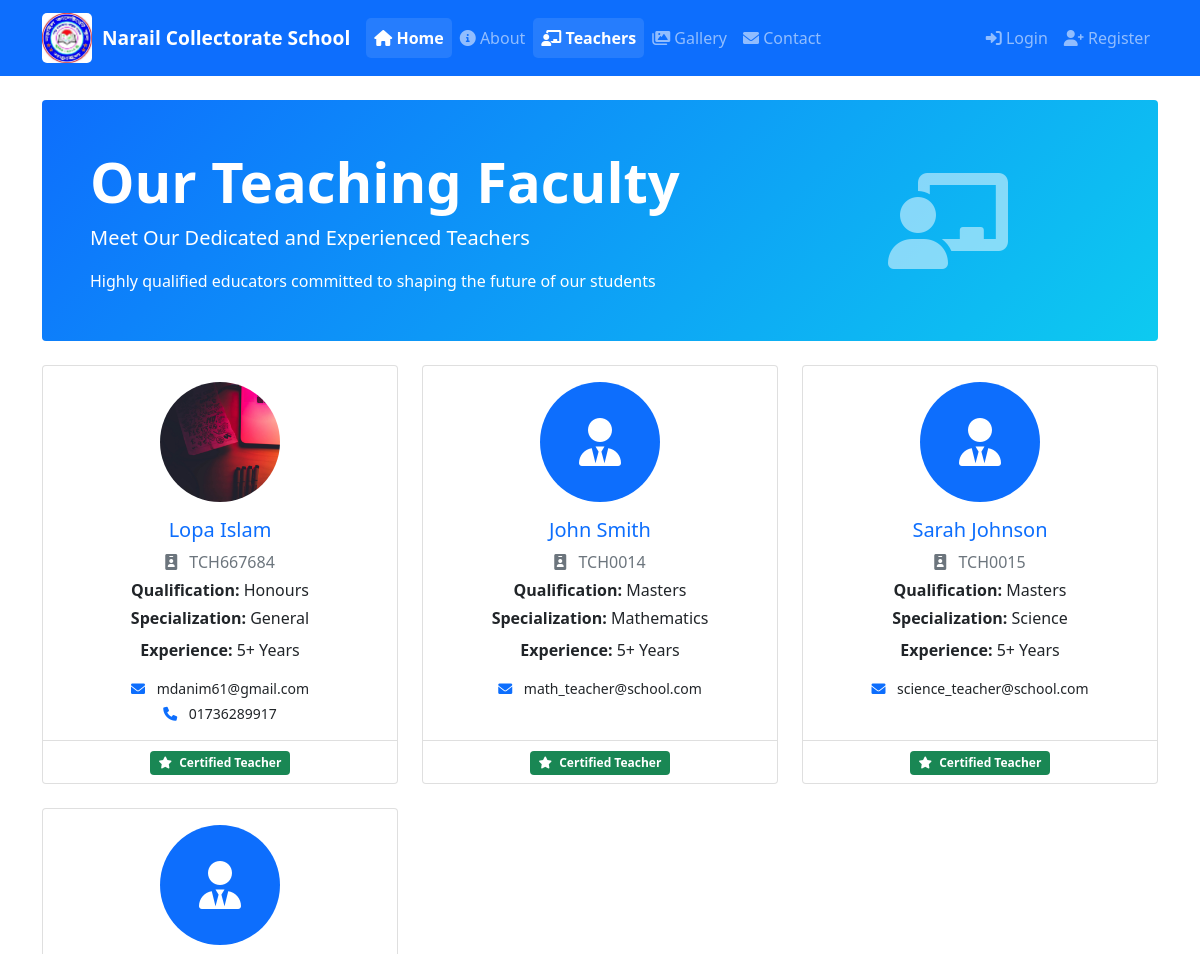
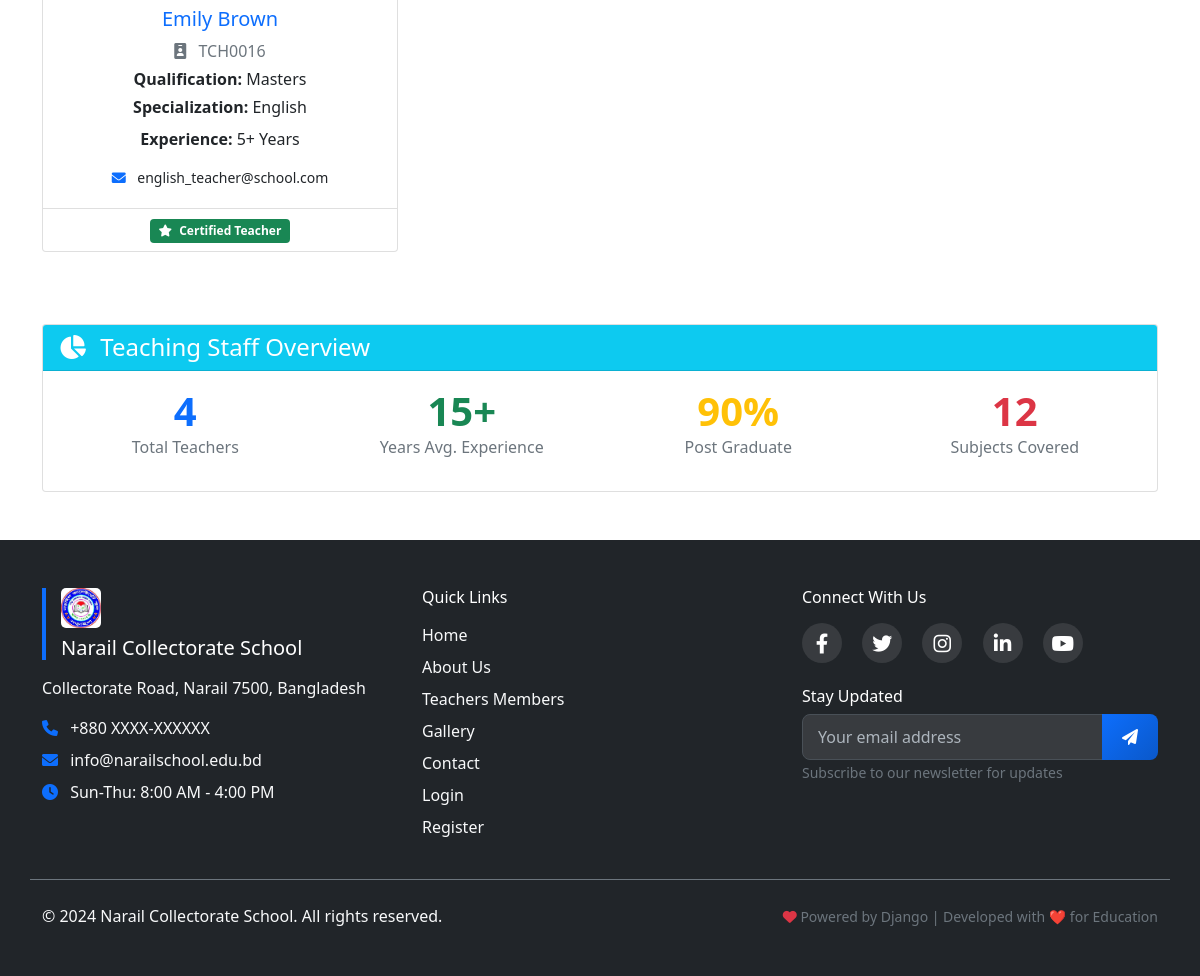
Page /school/teachers-members/ on the earlier database version (2 pictures, top to bottom).
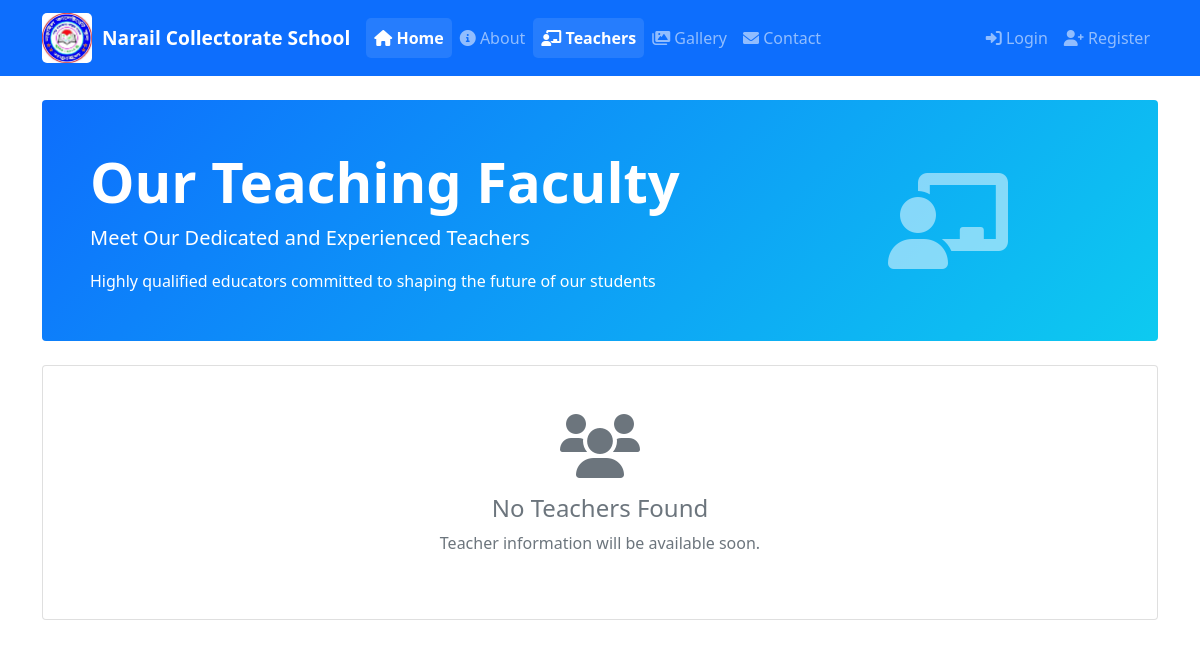
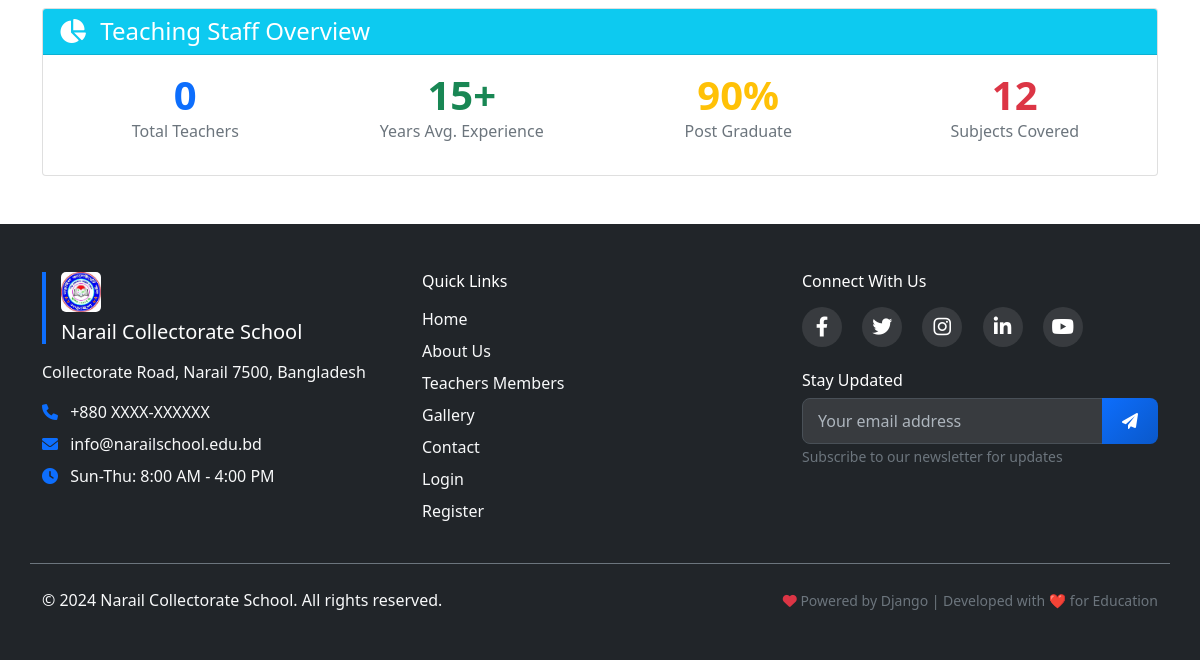
Same page on the later database version (2 pictures, top to bottom).
### school/models.py (models this page shows, shortened)
class Teacher(models.Model):
    user = models.OneToOneField(User, on_delete=models.CASCADE)
    teacher_id = models.CharField(max_length=20, unique=True)
    date_of_birth = models.DateField(null=True, blank=True)  # Make optional
    gender = models.CharField(max_length=10, choices=(('Male', 'Male'), ('Female', 'Female')), default='Male')
    qualification = models.CharField(max_length=100, blank=True)
    specialization = models.CharField(max_length=100, blank=True)
    joining_date = models.DateField(auto_now_add=True)  # Auto set
    salary = models.DecimalField(max_digits=10, decimal_places=2, default=0.00)

### accounts/models.py (models this page shows, shortened)
class User(AbstractUser):
    USER_TYPE_CHOICES = (
        ('admin', 'Admin'),
        ('teacher', 'Teacher'),
        ('student', 'Student'),
        ('parent', 'Parent'),
    )
    user_type = models.CharField(max_length=10, choices=USER_TYPE_CHOICES, default='student')
    phone = models.CharField(max_length=15, blank=True)
    address = models.TextField(blank=True)
    profile_picture = models.ImageField(upload_to='profile_pics/', blank=True)

### school/views.py (the view)
# urls.py: path('teachers-members/', views.teachers_members, name='teachers_members'),
def teachers_members(request):
    teachers = Teacher.objects.all().select_related('user')
    context = {
        'teachers': teachers,
        'school_info': SchoolInfo.objects.first(),
    }
    return render(request, 'school/teachers_members.html', context)

### templates/school/teachers_members.html (shortened to what this page needs)
{% extends 'base.html' %}
{% block content %}
<div class="row mb-4">
    <div class="col-12">
        <div class="hero-section bg-primary text-white rounded p-5">
            <div class="row align-items-center">
                <div class="col-md-8">
                    <h1 class="display-4 fw-bold">Our Teaching Faculty</h1>
                    <p class="lead">Meet Our Dedicated and Experienced Teachers</p>
                    <p class="mb-0">Highly qualified educators committed to shaping the future of our students</p>
                </div>
                <div class="col-md-4 text-center">
                    <i class="fas fa-chalkboard-teacher fa-6x text-white-50"></i>
                </div>
            </div>
        </div>
    </div>
</div>
<div class="row">
    {% for teacher in teachers %}
    <div class="col-lg-4 col-md-6 mb-4">
        <div class="card teacher-card h-100">
            <div class="card-body text-center">
                <div class="teacher-photo mb-3">
                    {% if teacher.user.profile_picture %}
                        <img src="{{ teacher.user.profile_picture.url }}" alt="{{ teacher.user.get_full_name }}"
                             class="img-fluid rounded-circle" style="width: 120px; height: 120px; object-fit: cover;">
                    {% else %}
                        <div class="bg-primary text-white rounded-circle mx-auto d-flex align-items-center justify-content-center"
                             style="width: 120px; height: 120px;">
                            <i class="fas fa-user-tie fa-3x"></i>
                        </div>
                    {% endif %}
                </div>
                <h5 class="card-title text-primary">{{ teacher.user.get_full_name }}</h5>
                <p class="card-text text-muted mb-1">
                    <i class="fas fa-id-badge me-2"></i>
                    {{ teacher.teacher_id }}
                </p>
                {% if teacher.qualification %}
                <p class="card-text mb-1">
                    <strong>Qualification:</strong> {{ teacher.qualification }}
                </p>
                {% endif %}
                {% if teacher.specialization %}
                <p class="card-text mb-2">
                    <strong>Specialization:</strong> {{ teacher.specialization }}
                </p>
                {% endif %}
                <p class="card-text mb-2">
                    <strong>Experience:</strong> 5+ Years
                </p>
                <div class="teacher-contact mt-3">
                    {% if teacher.user.email %}
                    <p class="mb-1 small">
                        <i class="fas fa-envelope text-primary me-2"></i>
                        {{ teacher.user.email }}
                    </p>
                    {% endif %}
                    {% if teacher.user.phone %}
                    <p class="mb-0 small">
                        <i class="fas fa-phone text-primary me-2"></i>
                        {{ teacher.user.phone }}
                    </p>
                    {% endif %}
                </div>
            </div>
            <div class="card-footer bg-transparent text-center">
                <span class="badge bg-success">
                    <i class="fas fa-star me-1"></i>
                    Certified Teacher
                </span>
            </div>
        </div>
    </div>
    {% empty %}
    <div class="col-12">
        <div class="card">
            <div class="card-body text-center py-5">
                <i class="fas fa-users fa-4x text-muted mb-3"></i>
                <h4 class="text-muted">No Teachers Found</h4>
                <p class="text-muted">Teacher information will be available soon.</p>
            </div>
        </div>
    </div>
    {% endfor %}
</div>
<div class="row mt-5">
    <div class="col-12">
        <div class="card">
            <div class="card-header bg-info text-white">
                <h4 class="mb-0"><i class="fas fa-chart-pie me-2"></i> Teaching Staff Overview</h4>
            </div>
            <div class="card-body">
                <div class="row text-center">
                    <div class="col-md-3 mb-3">
                        <div class="stat-card">
                            <div class="stat-number display-6 text-primary fw-bold">{{ teachers|length }}</div>
                            <div class="stat-label text-muted">Total Teachers</div>
                        </div>
                    </div>
                    <div class="col-md-3 mb-3">
                        <div class="stat-card">
                            <div class="stat-number display-6 text-success fw-bold">15+</div>
                            <div class="stat-label text-muted">Years Avg. Experience</div>
                        </div>
                    </div>
                    <div class="col-md-3 mb-3">
                        <div class="stat-card">
                            <div class="stat-number display-6 text-warning fw-bold">90%</div>
                            <div class="stat-label text-muted">Post Graduate</div>
                        </div>
                    </div>
                    <div class="col-md-3 mb-3">
                        <div class="stat-card">
                            <div class="stat-number display-6 text-danger fw-bold">12</div>
                            <div class="stat-label text-muted">Subjects Covered</div>
                        </div>
                    </div>
                </div>
            </div>
        </div>
    </div>
</div>
{% endblock %}

Differences in the rows shown:
removed Teacher: user.profile_picture (picture), user.get_full_name "Lopa Islam", teacher_id "TCH667684", qualification "Honours", specialization "General", user.email "mdanim61@gmail.com", user.phone "01736289917"
removed Teacher: user.get_full_name "John Smith", teacher_id "TCH0014", qualification "Masters", specialization "Mathematics", user.email "math_teacher@school.com"
removed Teacher: user.get_full_name "Sarah Johnson", teacher_id "TCH0015", qualification "Masters", specialization "Science", user.email "science_teacher@school.com"
removed Teacher: user.get_full_name "Emily Brown", teacher_id "TCH0016", qualification "Masters", specialization "English", user.email "english_teacher@school.com"
Other differences:
{{ teachers|length }}: "4" → "0"
text now shown: "No Teachers Found Teacher information will be available soon."
